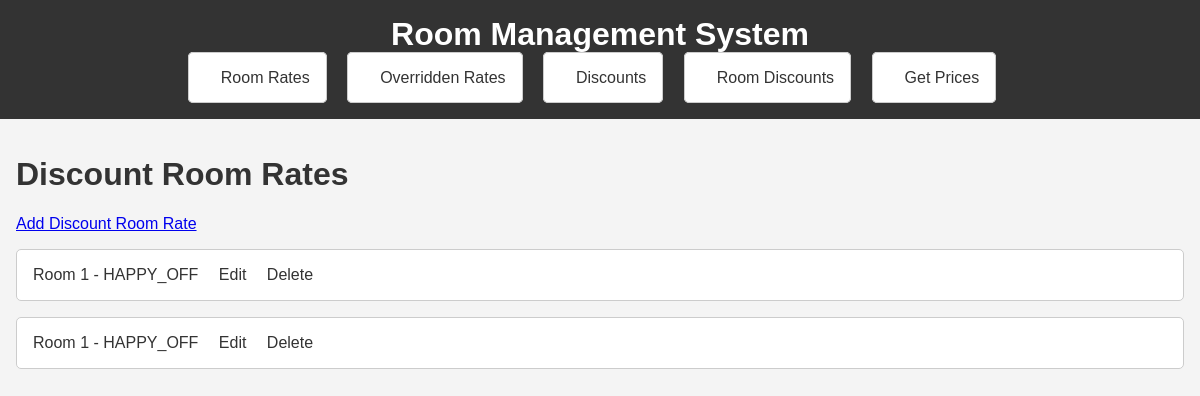
The page /api/room-discounts/ on the database as committed earlier.
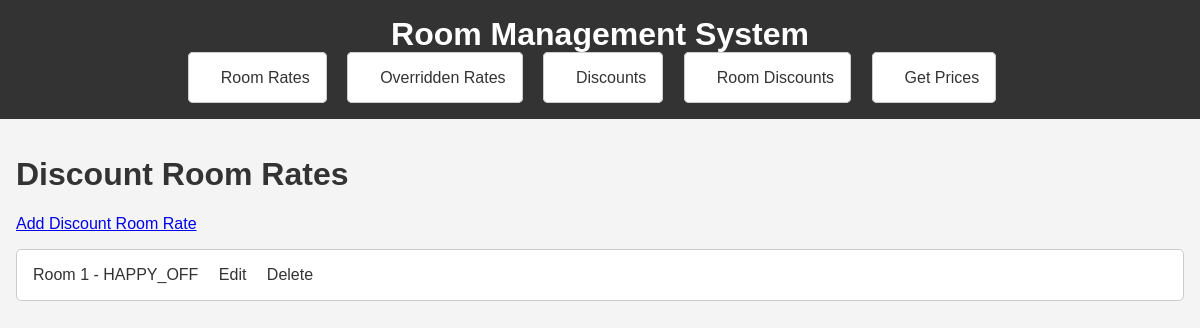
The same page on the database as committed later.
### rrm_app/models.py (models this page shows, shortened)
class DiscountRoomRate(models.Model):
    room_rate = models.ForeignKey(RoomRate, on_delete=models.CASCADE)
    discount = models.ForeignKey(Discount, on_delete=models.CASCADE)

class RoomRate(models.Model):
    room_id = models.IntegerField(unique=True)
    room_name = models.CharField(max_length=100)
    default_rate = models.DecimalField(max_digits=10, decimal_places=2)

class Discount(models.Model):
    DISCOUNT_TYPES = [
        ('fixed', 'Fixed'),
        ('percentage', 'Percentage'),
    ]
    discount_id = models.IntegerField(unique=True)
    discount_name = models.CharField(max_length=100)
    discount_type = models.CharField(max_length=20, choices=DISCOUNT_TYPES)
    discount_value = models.DecimalField(max_digits=5, decimal_places=2)

### rrm_app/views.py (the view)
# urls.py: path('room-discounts/', RoomDiscountListView.as_view(), name='room_discount_list'),
class RoomDiscountListView(ListView):
    model = DiscountRoomRate
    template_name = 'room_discount_list.html'
    context_object_name = 'room_discounts'

### rrm_app/templates/room_discount_list.html
{% extends "base_generic.html" %}
{% block content %}
  <h1>Discount Room Rates</h1>
  <a href="{% url 'room_discount_create' %}">Add Discount Room Rate</a>
  <ul>
    {% for discount_room_rate in room_discounts %}
      <li>
        {{ discount_room_rate.room_rate.room_name }} - {{ discount_room_rate.discount.discount_name }}
        <a href="{% url 'room_discount_update' discount_room_rate.pk %}">Edit</a>
        <a href="{% url 'room_discount_delete' discount_room_rate.pk %}">Delete</a>
      </li>
    {% endfor %}
  </ul>
{% endblock %}

### rrm_app/templates/base_generic.html (shortened to what this page needs)
<!DOCTYPE html>
<html lang="en">
<head>
    {% load static %}
    <link rel="stylesheet" href="{% static 'css/style.css' %}">
</head>
<body>
    <header>
        <h1>Room Management System</h1>
        <nav>
            <ul>
                <li><a href="{% url 'room_rate_list' %}">Room Rates</a></li>
                <li><a href="{% url 'overridden_rate_list' %}">Overridden Rates</a></li>
                <li><a href="{% url 'discount_list' %}">Discounts</a></li>
                <li><a href="{% url 'room_discount_list' %}">Room Discounts</a></li>
                <li><a href="{% url 'minimum_room_rate' %}">Get Prices</a></li>
            </ul>
        </nav>
    </header>
    <main>
        {% block content %}{% endblock %}
    </main>
</body>
</html>

### static/css/style.css (style rules this page uses)
body { font-family: Arial, sans-serif; margin: 0; padding: 0; background-color: #f4f4f4; color: #333; }
header { background-color: #333; color: #fff; padding: 1rem 0; text-align: center; }
header h1 { margin: 0; font-size: 2rem; }
nav ul { list-style-type: none; padding: 0; }
nav ul li { display: inline; margin-right: 1rem; }
nav ul li a { text-decoration: none; }
main { padding: 1rem; }
ul { padding: 0; list-style-type: none; }
ul li { background-color: #fff; margin-bottom: 1rem; padding: 1rem; border: 1px solid #ccc; border-radius: 5px; }
ul li a { margin-left: 1rem; color: #333; text-decoration: none; }

Rows that differ between the two databases and show on the page:
removed DiscountRoomRate: room_rate.room_name "Room 1", discount.discount_name "HAPPY_OFF"
